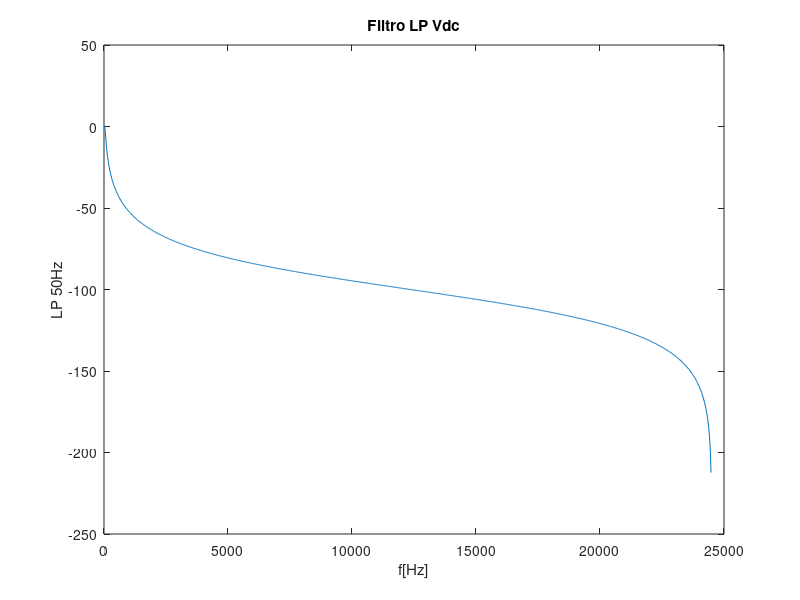
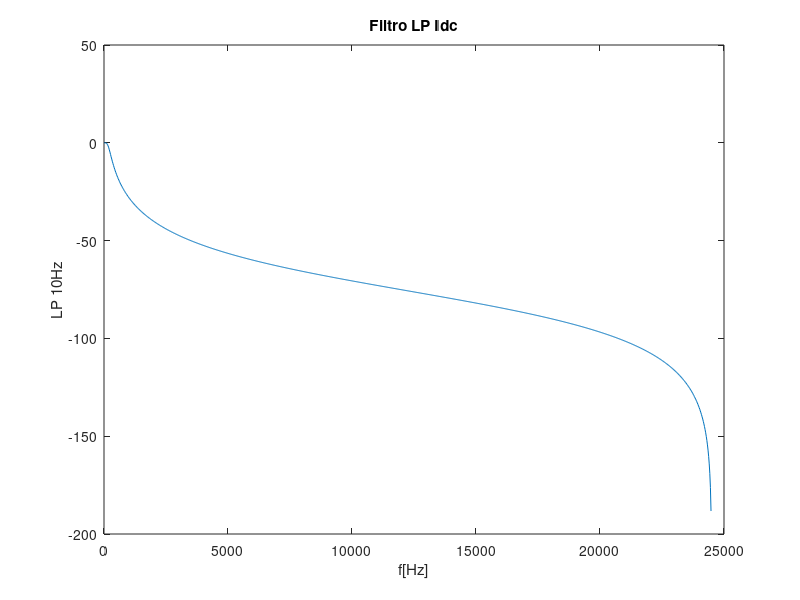
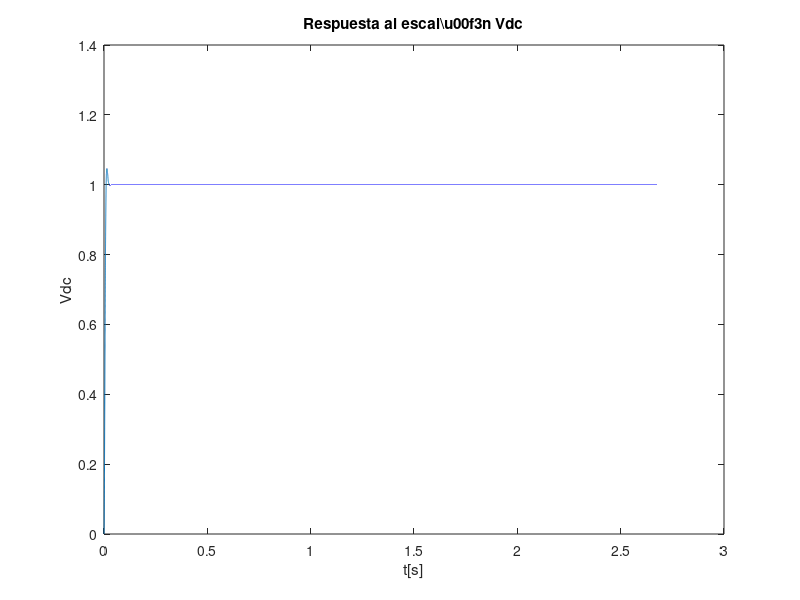
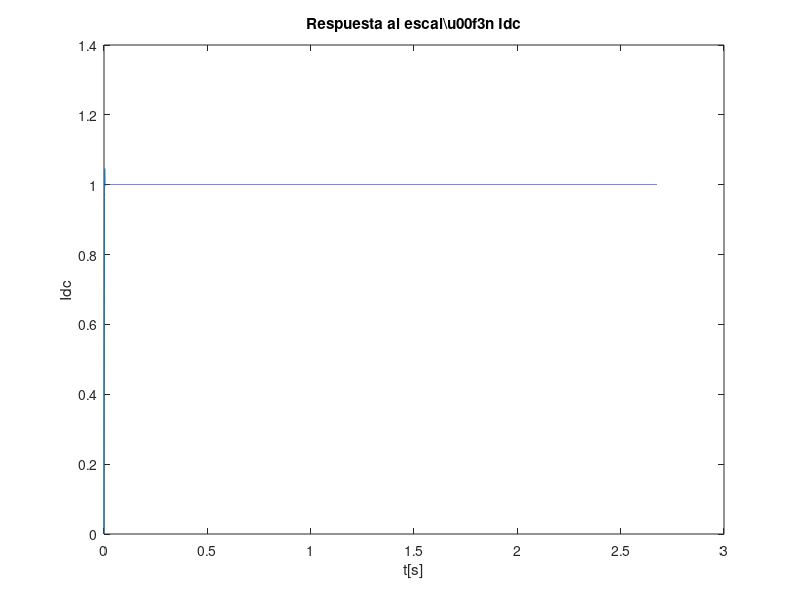

The MATLAB source for these figures, in order:
#
# Estudio del procesado DC para MPPT en Inversor
#
#
# Autor: Dr. Carlos Romero
# Fecha: 03/07/2025

fsampling=49000;
Mcontrol=20;
Mpid=10;
Mmppt=10;

fmppt=fsampling/(Mcontrol*Mpid*Mmppt);

N=65536*2;
n=1:N;
noise=randn(1,N);
var=0.01;             # Varianza deseada

An=sqrt(var);

x=ones(1,N)+An*noise; #Se\u00f1al de entrada con ruido blanco


# Coeficiente filtros para Vdc e Idc

A1=[1.0 -1.991023294375916 0.9910642165212959];
B1=[1.023053634503178e-05 2.046107269006355e-05 1.023053634503178e-05];

A2=[1.0 -1.964088962480375 0.9647349589462809];
B2=[0.0001614991164765417 0.0003229982329530834 0.000161499116476542];

alfa=0.05;

A3=[1 (alfa-1)];
B3=alfa;

[H1,W]=freqz(B1,A1,1024);
[H2,W]=freqz(B2,A2,1024);
[H3,W]=freqz(B3,A3,1024);

figure(1);
plot(W/pi*fsampling/2,20*log10(abs(H1)));
xlabel('f[Hz]');ylabel('LP 50Hz');title('Filtro LP Vdc');


figure(2);
plot(W/pi*fsampling/2,20*log10(abs(H2)));
xlabel('f[Hz]');ylabel('LP 10Hz');title('Filtro LP Idc');

Vesc=filter(B1,A1,ones(1,N));
Iesc=filter(B2,A2,ones(1,N));


figure(3);
plot((n-1)/fsampling,Vesc);
xlabel('t[s]');ylabel('Vdc');title('Respuesta al escal\u00f3n Vdc');

figure(4);
plot((n-1)/fsampling,Iesc);
xlabel('t[s]');ylabel('Idc');title('Respuesta al escal\u00f3n Idc');


Vdc=filter(B1,A1,x);
Idc=filter(B2,A2,x);

figure(5);
plot((n-1)/fsampling,Vdc);
xlabel('t[s]');ylabel('Vdc');title('filtrado Vdc');

figure(6);
plot((n-1)/fsampling,Idc);
xlabel('t[s]');ylabel('Idc');title('filtrado Idc');


figure(7);
plot(W/pi*fmppt/2,20*log10(abs(H3)));
xlabel('f[Hz]');ylabel('LP Mppt');title('Filtro LP Mppt');

Mdecimation=Mcontrol*Mpid*Mmppt;
K=floor(N/Mdecimation);
k=1:K;
vmppt(k)=Vesc((k-1)*Mdecimation+1);
imppt(k)=Iesc((k-1)*Mdecimation+1);
pmppt=vmppt.*imppt;

vmppt1=filter(B3,A3,vmppt);
imppt1=filter(B3,A3,imppt);
pmppt1=filter(B3,A3,pmppt);


q=1:K-1;

dvmppt(q)=vmppt1(q+1)-vmppt1(q);
dimppt(q)=imppt1(q+1)-imppt1(q);
dpmppt(q)=pmppt1(q+1)-pmppt1(q);

dv2=filter(B3,A3,dvmppt);
di2=filter(B3,A3,dimppt);
dp2=filter(B3,A3,dpmppt);

figure(8);
plot((k-1)/fmppt,vmppt1);
xlabel('t[s]');ylabel('vmppt');title('Se\u00f1al Vdc filtrada en mppt');


figure(9);
plot((k-1)/fmppt,imppt1);
xlabel('t[s]');ylabel('imppt');title('Se\u00f1al Idc filtrada en mppt');

figure(10);
plot((k-1)/fmppt,pmppt1);
xlabel('t[s]');ylabel('pmppt');title('Se\u00f1al Pdc filtrada en mppt');

figure(11);
plot((q-1)/fmppt,dvmppt,(q-1)/fmppt,dv2);
xlabel('t[s]');ylabel('dvmppt');title('Se\u00f1al dVdc y filtrada en mppt');

figure(12);
plot((q-1)/fmppt,dimppt,(q-1)/fmppt,di2);
xlabel('t[s]');ylabel('dvmppt');title('Se\u00f1al dIdc y filtrada en mppt');

figure(13);
plot((q-1)/fmppt,dpmppt,(q-1)/fmppt,dp2);
xlabel('t[s]');ylabel('dvmppt');title('Se\u00f1al dPdc y filtrada en mppt');


xalfa=filter(B3,A3,ones(1,1024));
figure(14);
plot((0:1023)/fmppt, xalfa);
xlabel('t[s]');ylabel('alfa step');title('Respuesta escal\u00f3n filtro alfa');


% Filtrado 10Hz a 49kHz

bz =[4.106934343931592e-07   8.213868687863265e-07   4.106934343931569e-07];
az =[1.000000000000000  -1.998204772079749   0.998206414853487];

[Hz,W]=freqz(bz,az,65536);

figure(15);
plot(W/pi*fsampling/2,20*log10(abs(Hz)));
xlabel('f[Hz]');ylabel('H10hz(f)');title('Filtro LP 10Hz 49kHz');

xstep10=filter(bz,az,ones(1,32768));
figure(16);
r=0:32767;
plot(r/fsampling,xstep10);
xlabel('t[s]');ylabel('xstep10');title('Respuesta escal\u00f3n LP 10Hz');
